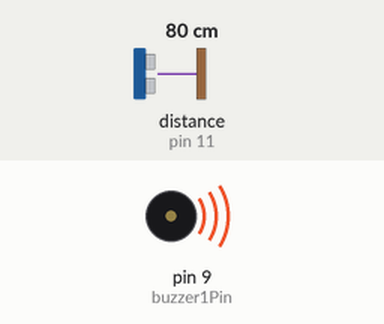
Recording of a sketch running on a simulated Arduino Uno, built with avr-gcc and run on an emulated ATmega328P. Parts: buzzer (waves = sounding). Inputs (shaded band) come from the test bench; at power-on: distance to the obstacle (sensor on pin 11) 80 cm. The echo pulse lasts 58.3 µs per cm; what the sketch prints to the serial monitor is not drawn.

Above: at 0.1 s.
Timing chart, 0 to 1.6 s (numbered marks = the images above):
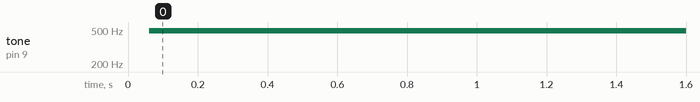

The sketch:

ping_sensor.ino
```cpp
#include <NewPing.h>

#define TRIGGER_PIN  12  // Arduino pin tied to trigger pin on the ultrasonic sensor.
#define ECHO_PIN     11  // Arduino pin tied to echo pin on the ultrasonic sensor.
#define MAX_DISTANCE 400 // Maximum distance we want to ping for (in centimeters). Maximum sensor distance is rated at 400-500cm.
#define MAX_POWER 255 // Maximum distance we want to ping for (in centimeters). Maximum sensor distance is rated at 400-500cm.
#define buzzer1Pin 9


NewPing sonar(TRIGGER_PIN, ECHO_PIN); // NewPing setup of pins and maximum distance.

int power = 0;

void setup() {
  Serial.begin(9600); // Open serial monitor at 115200 baud to see ping results.
}

void loop() {
  delay(50);                      // Wait 50ms between pings (about 20 pings/sec). 29ms should be the shortest delay between pings.
  unsigned int distance = sonar.ping_cm(); // Send ping, get ping time in microseconds (uS).
  unsigned int power = MAX_POWER - (2 * distance);
  if(distance < MAX_DISTANCE) {
      if(distance > 5) {
          // fade out from max to min in increments of 5 points:
          for(int fadeValue = 0 ; fadeValue <= MAX_POWER; fadeValue +=3) {
            // sets the value (range from 0 to 255):
            analogWrite(buzzer1Pin, fadeValue);
            // wait for 30 milliseconds to see the dimming effect
            delay(5);
          }
          // fade out from max to min in increments of 5 points:
          for(int fadeValue = MAX_POWER ; fadeValue >= 0; fadeValue -=3) {
            // sets the value (range from 0 to 255):
            analogWrite(buzzer1Pin, fadeValue);
            // wait for 30 milliseconds to see the dimming effect
            delay(5);
          }
      } else {
          analogWrite(buzzer1Pin, 0);
      }
  } else {
      analogWrite(buzzer1Pin, 0);
  }

  Serial.print("POWER:");
  Serial.println(power); // Convert ping time to distance and print result (0 = outside set distance range, no ping echo)
}
```

Measured:
- by itself, tone on pin 9 (buzzer1Pin): silent → 490 Hz at 0.06 s
